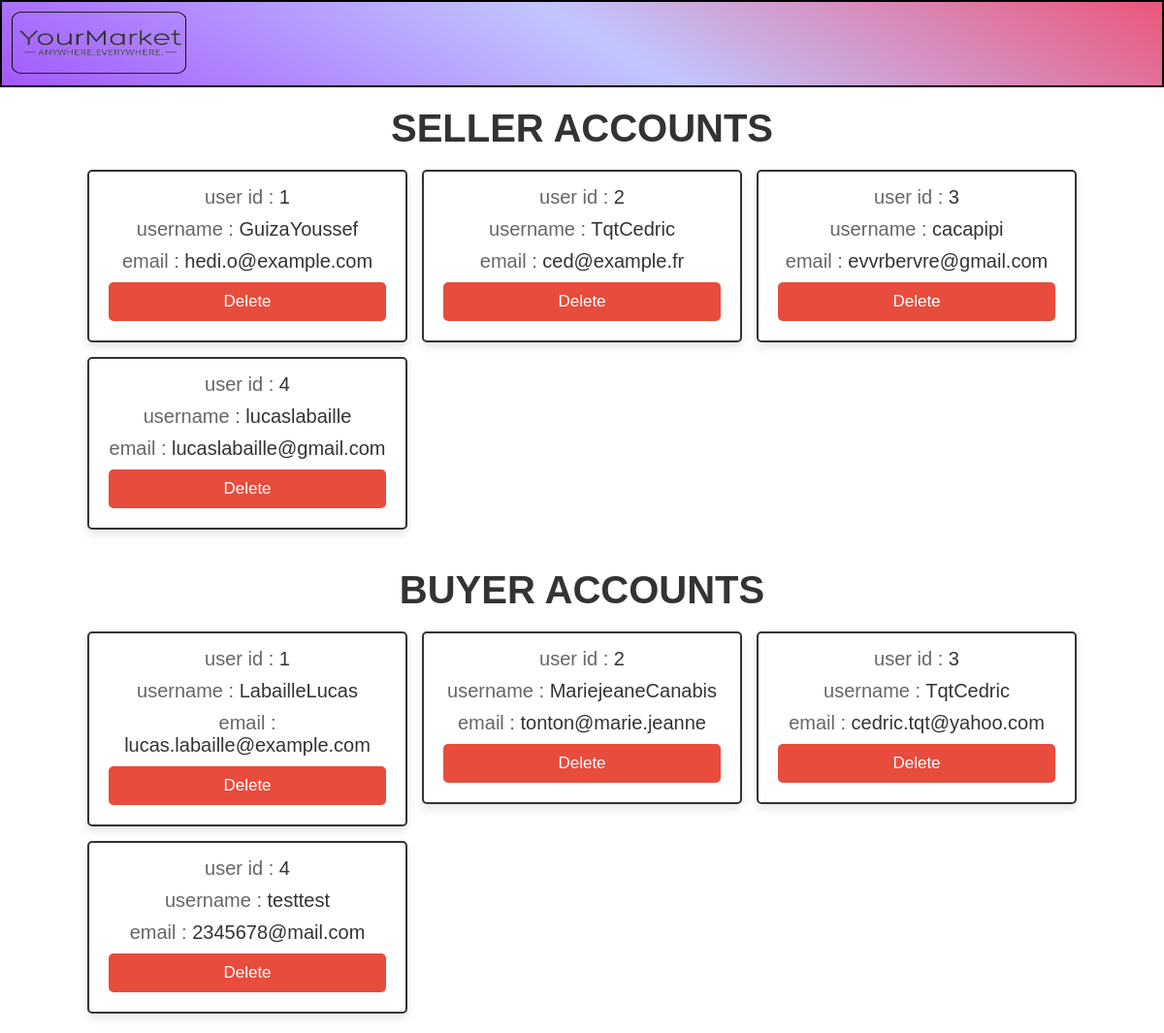
Page /php/admin-view.php (signed in) on the committed database.
### tables this page shows
CREATE TABLE IF NOT EXISTS `seller` (
  `ID_Seller` int NOT NULL AUTO_INCREMENT,
  `lastname` varchar(20) NOT NULL,
  `firstname` varchar(20) NOT NULL,
  `phone` varchar(10) DEFAULT NULL,
  `dateofbirth` date NOT NULL,
  `email` varchar(200) NOT NULL,
  `password` varchar(255) NOT NULL,
  PRIMARY KEY (`ID_Seller`),
  UNIQUE KEY `email` (`email`)
);

CREATE TABLE IF NOT EXISTS `buyer` (
  `ID_Buyer` int NOT NULL AUTO_INCREMENT,
  `lastname` varchar(20) NOT NULL,
  `firstname` varchar(20) NOT NULL,
  `dateofbirth` date NOT NULL,
  `phone` varchar(10) DEFAULT NULL,
  `email` varchar(200) NOT NULL,
  `password` varchar(255) NOT NULL,
  PRIMARY KEY (`ID_Buyer`),
  UNIQUE KEY `email` (`email`)
);

### php/admin-view.php (the view, shortened to what this page needs)
<?php
$mysqli = require __DIR__ . "/connecdb.php";
?>
<!DOCTYPE html>
<html lang="en">
<head>
    <link rel="stylesheet" href="../css/admin-view.css">
</head>
<body>
<div id="navbar">
    <div class="nav-logo">
        <a href="logout_admin.php"> <img src="../image/logo-2.png" alt="Logo" height="64" width="180"></a>
    </div>
</div>
<section class="accounts">
    <h1 class="heading">Seller Accounts</h1>
    <div class="box-container">
        <?php
        $select_accounts = $mysqli->prepare("SELECT * FROM `seller`");
        $select_accounts->execute();
        $result = $select_accounts->get_result();
        if ($result->num_rows > 0) {
            while ($fetch_accounts = $result->fetch_assoc()) {
                ?>
                <div class="box">
                    <p> user id : <span><?= $fetch_accounts['ID_Seller']; ?></span> </p>
                    <p> username : <span><?= $fetch_accounts['lastname']; ?><?= $fetch_accounts['firstname']; ?></span> </p>
                    <p> email : <span><?= $fetch_accounts['email']; ?></span> </p>
                    <a href="admin-view.php?delete1=<?= $fetch_accounts['ID_Seller']; ?>" onclick="return confirm('Delete this account? The user-related information will also be deleted!')" class="delete-btn">Delete</a>
                </div>
                <?php
            }
        } else {
            echo '<p class="empty">No accounts available!</p>';
        }
        ?>
    </div>
</section>
<section class="accounts">
    <h1 class="heading">Buyer Accounts</h1>
    <div class="box-container">
        <?php
        $select_accounts = $mysqli->prepare("SELECT * FROM `buyer`");
        $select_accounts->execute();
        $result = $select_accounts->get_result();
        if ($result->num_rows > 0) {
            while ($fetch_accounts = $result->fetch_assoc()) {
                ?>
                <div class="box">
                    <p> user id : <span><?= $fetch_accounts['ID_Buyer']; ?></span> </p>
                    <p> username : <span><?= $fetch_accounts['lastname']; ?><?= $fetch_accounts['firstname']; ?></span> </p>
                    <p> email : <span><?= $fetch_accounts['email']; ?></span> </p>
                    <a href="admin-view.php?delete2=<?= $fetch_accounts['ID_Buyer']; ?>" onclick="return confirm('Delete this account? The user-related information will also be deleted!')" class="delete-btn">Delete</a>
                </div>
                <?php
            }
        } else {
            echo '<p class="empty">No accounts available!</p>';
        }
        ?>
    </div>
</section>
</body>
</html>

### css/admin-view.css (style rules this page uses)
:root { --orange: #f39c12; --red: #e74c3c; --black: #333; --white: #fff; --light-color: #666; --light-bg: #eee; --border: .2rem solid var(--black); --box-shadow: 0 .5rem 1rem rgba(0, 0, 0, .1); }
* { font-family: 'Nunito', sans-serif; margin: 0; padding: 0; box-sizing: border-box; outline: none; border: none; text-decoration: none; }
html { font-size: 62.5%; overflow-x: hidden; }
section { padding: 2rem; max-width: 1200px; margin: 0 auto; }
.heading { font-size: 4rem; color: var(--black); margin-bottom: 2rem; text-align: center; text-transform: uppercase; }
body { font-family: Arial, sans-serif; margin: 0; padding: 0; }
#navbar { border: 2px solid black; padding: 10px; display: flex; align-items: center; background-image: linear-gradient(210deg, rgba(235, 86, 123, 1) 0%, rgba(150, 158, 255, 0.5899999737739563) 48%, rgba(145, 58, 254, 0.8399999737739563) 100%); }
.nav-logo { align-items: center; }
.accounts .box-container { display: grid; grid-template-columns: repeat(auto-fit, 33rem); gap: 1.5rem; align-items: flex-start; justify-content: center; }
.accounts .box-container .box { padding: 2rem; padding-top: .5rem; border-radius: .5rem; text-align: center; border: var(--border); background-color: var(--white); box-shadow: var(--box-shadow); }
.accounts .box-container .box p { font-size: 2rem; color: var(--light-color); margin: 1rem 0; }
.accounts .box-container .box p span { color: var(--black); }
.delete-btn { background-color: var(--red); }
.btn, .delete-btn, .option-btn { display: block; width: 100%; margin-top: 1rem; border-radius: .5rem; padding: 1rem 3rem; font-size: 1.7rem; text-transform: capitalize; color: var(--white); cursor: pointer; text-align: center; }

### rows in the picture
seller: ID_Seller "1", lastname "Guiza", firstname "Youssef", email "hedi.o@example.com"
seller: ID_Seller "2", lastname "Tqt", firstname "Cedric", email "ced@example.fr"
seller: ID_Seller "3", lastname "caca", firstname "pipi", email "evvrbervre@gmail.com"
seller: ID_Seller "4", lastname "lucas", firstname "labaille", email "lucaslabaille@gmail.com"
buyer: ID_Buyer "1", lastname "Labaille", firstname "Lucas", email "lucas.labaille@example.com"
buyer: ID_Buyer "2", lastname "Mariejeane", firstname "Canabis", email "tonton@marie.jeanne"
buyer: ID_Buyer "3", lastname "Tqt", firstname "Cedric", email "cedric.tqt@yahoo.com"
buyer: ID_Buyer "4", lastname "test", firstname "test", email "2345678@mail.com"
